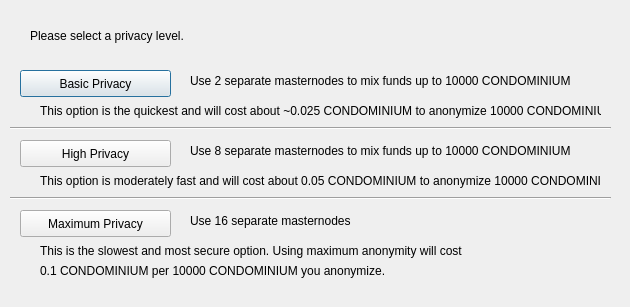
<?xml version="1.0" encoding="UTF-8"?>
<ui version="4.0">
 <class>ObfuscationConfig</class>
 <widget class="QDialog" name="ObfuscationConfig">
  <property name="geometry">
   <rect>
    <x>0</x>
    <y>0</y>
    <width>630</width>
    <height>307</height>
   </rect>
  </property>
  <property name="windowTitle">
   <string>Configure Obfuscation</string>
  </property>
  <widget class="QPushButton" name="buttonBasic">
   <property name="geometry">
    <rect>
     <x>20</x>
     <y>70</y>
     <width>151</width>
     <height>27</height>
    </rect>
   </property>
   <property name="text">
    <string>Basic Privacy</string>
   </property>
  </widget>
  <widget class="QPushButton" name="buttonHigh">
   <property name="geometry">
    <rect>
     <x>20</x>
     <y>140</y>
     <width>151</width>
     <height>27</height>
    </rect>
   </property>
   <property name="text">
    <string>High Privacy</string>
   </property>
  </widget>
  <widget class="QPushButton" name="buttonMax">
   <property name="geometry">
    <rect>
     <x>20</x>
     <y>210</y>
     <width>151</width>
     <height>27</height>
    </rect>
   </property>
   <property name="text">
    <string>Maximum Privacy</string>
   </property>
  </widget>
  <widget class="QLabel" name="label">
   <property name="geometry">
    <rect>
     <x>30</x>
     <y>20</y>
     <width>571</width>
     <height>31</height>
    </rect>
   </property>
   <property name="text">
    <string>Please select a privacy level.</string>
   </property>
  </widget>
  <widget class="QLabel" name="label_2">
   <property name="geometry">
    <rect>
     <x>190</x>
     <y>70</y>
     <width>421</width>
     <height>21</height>
    </rect>
   </property>
   <property name="text">
    <string>Use 2 separate masternodes to mix funds up to 10000 CONDOMINIUM</string>
   </property>
  </widget>
  <widget class="QLabel" name="label_3">
   <property name="geometry">
    <rect>
     <x>190</x>
     <y>140</y>
     <width>411</width>
     <height>21</height>
    </rect>
   </property>
   <property name="text">
    <string>Use 8 separate masternodes to mix funds up to 10000 CONDOMINIUM</string>
   </property>
  </widget>
  <widget class="QLabel" name="label_4">
   <property name="geometry">
    <rect>
     <x>190</x>
     <y>210</y>
     <width>421</width>
     <height>21</height>
    </rect>
   </property>
   <property name="text">
    <string>Use 16 separate masternodes</string>
   </property>
  </widget>
  <widget class="QLabel" name="label_6">
   <property name="geometry">
    <rect>
     <x>40</x>
     <y>100</y>
     <width>561</width>
     <height>21</height>
    </rect>
   </property>
   <property name="text">
    <string>This option is the quickest and will cost about ~0.025 CONDOMINIUM to anonymize 10000 CONDOMINIUM</string>
   </property>
  </widget>
  <widget class="QLabel" name="label_7">
   <property name="geometry">
    <rect>
     <x>40</x>
     <y>170</y>
     <width>561</width>
     <height>21</height>
    </rect>
   </property>
   <property name="text">
    <string>This option is moderately fast and will cost about 0.05 CONDOMINIUM to anonymize 10000 CONDOMINIUM</string>
   </property>
  </widget>
  <widget class="QLabel" name="label_8">
   <property name="geometry">
    <rect>
     <x>40</x>
     <y>240</y>
     <width>561</width>
     <height>21</height>
    </rect>
   </property>
   <property name="text">
    <string>This is the slowest and most secure option. Using maximum anonymity will cost</string>
   </property>
  </widget>
  <widget class="QLabel" name="label_9">
   <property name="geometry">
    <rect>
     <x>40</x>
     <y>260</y>
     <width>561</width>
     <height>21</height>
    </rect>
   </property>
   <property name="text">
    <string>0.1 CONDOMINIUM per 10000 CONDOMINIUM you anonymize.</string>
   </property>
  </widget>
  <widget class="Line" name="line">
   <property name="geometry">
    <rect>
     <x>10</x>
     <y>120</y>
     <width>601</width>
     <height>16</height>
    </rect>
   </property>
   <property name="orientation">
    <enum>Qt::Horizontal</enum>
   </property>
  </widget>
  <widget class="Line" name="line_2">
   <property name="geometry">
    <rect>
     <x>10</x>
     <y>190</y>
     <width>601</width>
     <height>16</height>
    </rect>
   </property>
   <property name="orientation">
    <enum>Qt::Horizontal</enum>
   </property>
  </widget>
 </widget>
 <resources/>
 <connections/>
</ui>
